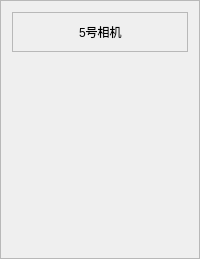
       <widget class="QFrame" name="frame_79">
        <property name="frameShape">
         <enum>QFrame::StyledPanel</enum>
        </property>
        <property name="frameShadow">
         <enum>QFrame::Raised</enum>
        </property>
        <layout class="QGridLayout" name="gridLayout_91">
         <item row="0" column="0">
          <widget class="QFrame" name="frame5">
           <property name="maximumSize">
            <size>
             <width>16777215</width>
             <height>70</height>
            </size>
           </property>
           <property name="frameShape">
            <enum>QFrame::StyledPanel</enum>
           </property>
           <property name="frameShadow">
            <enum>QFrame::Raised</enum>
           </property>
           <layout class="QGridLayout" name="gridLayout_84">
            <item row="0" column="0">
             <spacer name="horizontalSpacer_11">
              <property name="orientation">
               <enum>Qt::Horizontal</enum>
              </property>
              <property name="sizeHint" stdset="0">
               <size>
                <width>40</width>
                <height>20</height>
               </size>
              </property>
             </spacer>
            </item>
            <item row="0" column="1">
             <widget class="QLabel" name="label_121">
              <property name="text">
               <string>5号相机</string>
              </property>
             </widget>
            </item>
            <item row="0" column="2">
             <spacer name="horizontalSpacer_12">
              <property name="orientation">
               <enum>Qt::Horizontal</enum>
              </property>
              <property name="sizeHint" stdset="0">
               <size>
                <width>40</width>
                <height>20</height>
               </size>
              </property>
             </spacer>
            </item>
           </layout>
          </widget>
         </item>
         <item row="1" column="0">
          <spacer name="verticalSpacer_11">
           <property name="orientation">
            <enum>Qt::Vertical</enum>
           </property>
           <property name="sizeType">
            <enum>QSizePolicy::Expanding</enum>
           </property>
           <property name="sizeHint" stdset="0">
            <size>
             <width>20</width>
             <height>20</height>
            </size>
           </property>
          </spacer>
         </item>
         <item row="2" column="0">
          <widget class="QLabel" name="label5">
           <property name="minimumSize">
            <size>
             <width>0</width>
             <height>149</height>
            </size>
           </property>
           <property name="text">
            <string/>
           </property>
          </widget>
         </item>
         <item row="3" column="0">
          <spacer name="verticalSpacer_12">
           <property name="orientation">
            <enum>Qt::Vertical</enum>
           </property>
           <property name="sizeType">
            <enum>QSizePolicy::Expanding</enum>
           </property>
           <property name="sizeHint" stdset="0">
            <size>
             <width>20</width>
             <height>20</height>
            </size>
           </property>
          </spacer>
         </item>
        </layout>
       </widget>
